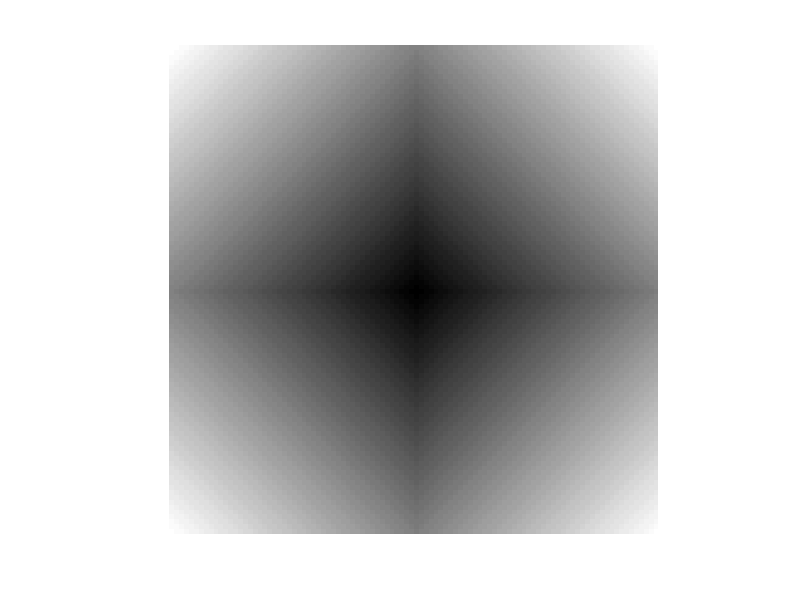

Write the MATLAB code that produced this figure.
%% white corners black center
% file: q5.m
%
% by Nathaniel Chang
% Created: 23/03/2021
% last edited: 23/03/2021
% programing (MATLAB and C) Semester 1

imageData=[]; % set up an empty array
imSize=100; % sets the image size
numRows=imSize; % sets the image size to amount of rows
numCols=imSize; % sets the image size to amount of columns

% loop for creating the image
for row = [ 1 : numRows ]

    % asigning an empty vector for the image row
    imageRow=[];

    % loop for the a image row assing one shade to a row
    for col = [ 1:numCols ]

        % takes the col and row that is is on subs 51 from both then divides seperatly by 100 then adds them together
        pixelval = ((abs(col-51))/100 + (abs(row-51))/100);

        % concatinates the values above to the next pixel in the row
        imageRow = [imageRow pixelval];

    end

    % concatinates the row to the bottom of the image
    imageData = [imageData ; imageRow];

end

imageData(1,  1) = 1;
imageData(1, numCols) = 1;
imageData(numRows, 1) = 1;
imageData(numRows, numCols) = 1;

% display as an image
imshow(imageData);

% save as an image
imwrite(imageData,'test5.png');
% load an image
newImageData=imread('test5.png');
whos newImageData;